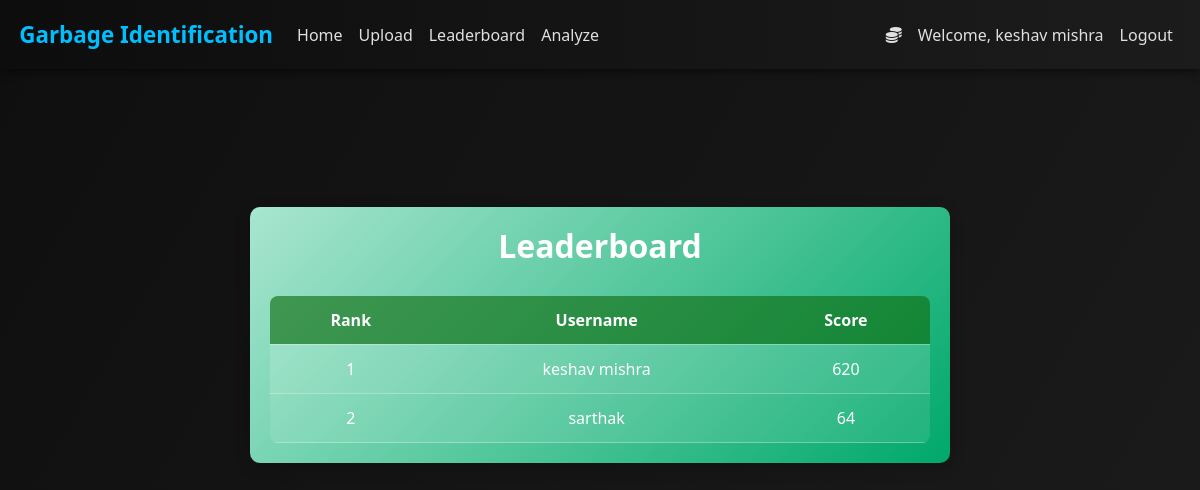
The page /leaderboard (signed in) on the database its author committed.
### backend/credentials.py (models this page shows, shortened)
class User(db.Model,UserMixin):
    id=db.Column(db.Integer, primary_key=True)
    username=db.Column(db.String(length=27),unique=True,nullable=False)
    email_address=db.Column(db.String(length=50),unique=True,nullable=False)
    pswd_hash=db.Column(db.String(length=60),nullable=False)
    score=db.Column(db.Integer, nullable=False, default=0)
    @property
    def password(self):
        raise AttributeError("Password is write-only.")

### backend/app.py (the view)
@app_blueprint.route('/leaderboard')
def leaderboard_page():
    users = User.query.order_by(User.score.desc()).all()
    return render_template('leaderboard.html', users=users)

### backend/credentials.py (called while the page is built)
@login_manager.user_loader
def load_user(user_id):
    return User.query.get(int(user_id))

### backend/templates/leaderboard.html (shortened to what this page needs)
{% extends 'base.html' %}
{% block content %}
<div class="leaderboard-container">
    <h2>Leaderboard</h2>
    <table>
        <tr>
            <th>Rank</th>
            <th>Username</th>
            <th>Score</th>
        </tr>
        {% for user in users %}
        <tr>
            <td>{{ loop.index }}</td>
            <td>{{ user.username }}</td>
            <td>{{ user.score }}</td>
        </tr>
        {% endfor %}
    </table>
</div>
{% endblock %}

### backend/templates/base.html (shortened to what this page needs)
<!doctype html>
<html lang="en">
   <head>
      <link rel="stylesheet" href="https://cdn.jsdelivr.net/npm/bootstrap@4.5.3/dist/css/bootstrap.min.css">
   </head>
   <body>
      <nav class="navbar navbar-expand-md navbar-dark bg-dark">
         <a class="navbar-brand" href="#">Garbage Identification</a>
         <div class="collapse navbar-collapse" id="navbarNav">
            <ul class="navbar-nav mr-auto">
               <li class="nav-item active">
                  <a class="nav-link" href="{{ url_for('app_blueprint.home_page') }}">Home <span class="sr-only">(current)</span></a>
               </li>
               <li class="nav-item active">
                  <a class="nav-link" href="{{ url_for('app_blueprint.upload_page') }}">Upload <span class="sr-only">(current)</span></a>
               </li>
               <li class="nav-item">
                  <a class="nav-link" href="{{ url_for('app_blueprint.leaderboard_page') }}">Leaderboard</a>
               </li>
               <li class="nav-item">
                  <a class="nav-link" href="{{ url_for('app_blueprint.analyze') }}">Analyze</a>
               </li>
            </ul>
            {% if current_user.is_authenticated %}
            <ul class="navbar-nav">
               <li class="nav-item">
                  <a class="nav-link" style="color:lawngreen; font-weight: bold;">
                  <i class="fas fa-coins"></i>
                  </a>
               </li>
               <li class="nav-item">
                  <a class="nav-link">Welcome, {{ current_user.username }}</a>
               </li>
               <li class="nav-item">
                  <a class="nav-link" href="{{ url_for('app_blueprint.logout_page') }}">Logout</a>
               </li>
            </ul>
            {% endif %}
         </div>
      </nav>
      <div class="container mt-4">
      </div>
      {% block content %}
      {% endblock %}
   </body>
</html>

### backend/templates/leaderboard.html (style rules this page uses)
.leaderboard-container { max-width: 700px; margin: 50px auto; padding: 20px; background: linear-gradient(135deg, #a8e6cf, #00a86b); border-radius: 10px; box-shadow: 0 4px 15px rgba(0,0,0,0.2); color: #fff; }
.leaderboard-container h2 { text-align: center; margin-bottom: 30px; color: #ffffff; }
table { width: 100%; border-collapse: collapse; text-align: center; background-color: rgba(255, 255, 255, 0.1); border-radius: 8px; overflow: hidden; }
th, td { padding: 12px; border-bottom: 1px solid rgba(255,255,255,0.3); color: #fff; }
th { background: rgba(0, 100, 0, 0.6); color: #fff; }
tr:nth-child(even) { background-color: rgba(255, 255, 255, 0.05); }

### backend/templates/base.html (style rules this page uses)
body { background: linear-gradient(120deg, #0f0f0f, #1a1a1a); color: #ffffff; font-family: 'Segoe UI', Tahoma, Geneva, Verdana, sans-serif; }
.navbar { background: linear-gradient(to right, #0d0d0d, #1c1c1c); box-shadow: 0 2px 10px rgba(0,0,0,0.6); padding: 0.8rem 1.2rem; }
.navbar-brand { font-weight: bold; color: #00bfff !important; font-size: 1.4rem; }
.navbar-nav .nav-link { color: #e0e0e0 !important; transition: color 0.3s ease, transform 0.2s ease; }
h1, h2, h3, h4, h5, h6 { font-weight: 700; color: #ffffff; }
a { text-decoration: none; }
.container, .content-wrapper { padding-top: 2rem; padding-bottom: 2rem; }

### rows shown on the page
User: username "keshav mishra", score "620"
User: username "sarthak", score "64"
